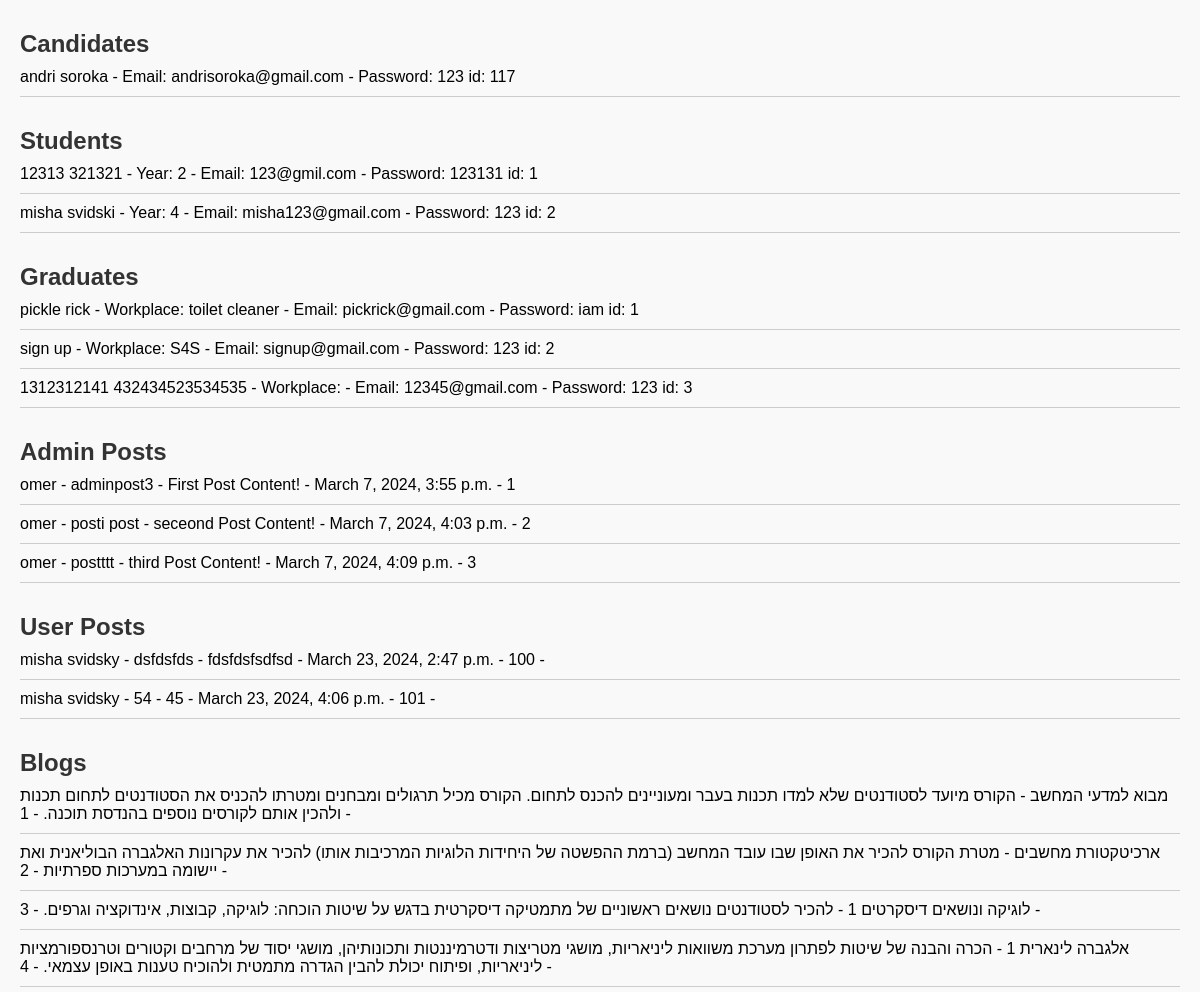
/data/ (upper part), run on an earlier commit of the app's database.
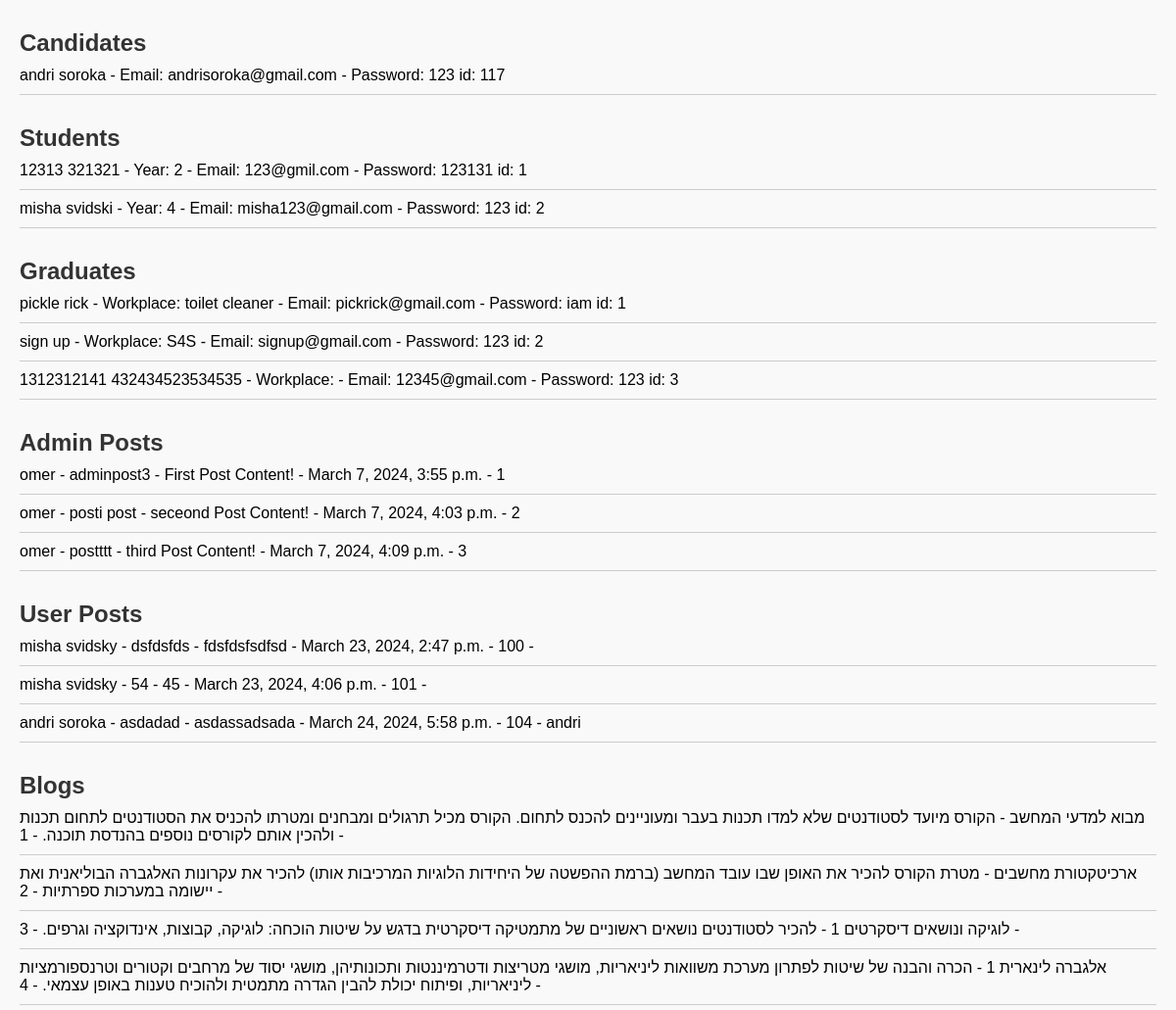
And on a later commit of the database.
### S4S/models.py (models this page shows, shortened)
class Candidate(models.Model):
    first_name = models.CharField(max_length=100)
    last_name = models.CharField(max_length=100)
    email = models.EmailField(max_length=254)
    password = models.CharField(max_length=100)

class Student(models.Model):
    first_name = models.CharField(max_length=100)
    last_name = models.CharField(max_length=100)
    select_year = models.IntegerField()
    email = models.EmailField(max_length=254)
    password = models.CharField(max_length=100)

class Graduate(models.Model):
    first_name = models.CharField(max_length=100)
    last_name = models.CharField(max_length=100)
    work_place = models.CharField(max_length=20)
    email = models.EmailField(max_length=254)
    password = models.CharField(max_length=100)

class Post(models.Model):
    title = models.CharField(max_length=100)
    content = models.TextField()
    date_posted = models.DateTimeField(default=timezone.now)
    author = models.ForeignKey(User, on_delete=models.CASCADE)
    blog = models.ForeignKey('Blog', on_delete=models.CASCADE, null=True)

class Post2(models.Model):
    title = models.CharField(max_length=100)
    user_name = models.CharField(default="none", max_length=100)
    content = models.TextField()
    date_posted = models.DateTimeField(default=timezone.now)
    blog = models.ForeignKey('Blog', on_delete=models.CASCADE, null=True)
    candidate = models.ForeignKey('Candidate', on_delete=models.CASCADE, null=True, blank=True)
    student = models.ForeignKey('Student', on_delete=models.CASCADE, null=True, blank=True)
    graduate = models.ForeignKey('Graduate', on_delete=models.CASCADE, null=True, blank=True)
    comment_count = models.IntegerField(default=0)
    likes_count = models.IntegerField(default=0)

class Blog(models.Model):
    title = models.CharField(max_length=100)
    description = models.TextField(default='No description')

### S4S/DataVisuals.py (the view)
# urls.py: path('data/', DataVisuals.display_data, name='data'),
def display_data(request):
    candidates = Candidate.objects.all()
    students = Student.objects.all()
    graduates = Graduate.objects.all()
    posts = Post.objects.all()
    posts2 = Post2.objects.all()
    blogs = Blog.objects.all()
    return render(request, 'display_data.html', {'candidates': candidates, 'students': students,
                                                 'graduates': graduates, 'posts': posts, 'posts2': posts2 , 'blogs': blogs } )

### templates/display_data.html (shortened to what this page needs)
<!DOCTYPE html>
<html lang="en">
<head>
</head>
<body>
    <h1>Candidates</h1>
    <ul>
        {% for candidate in candidates %}
        <li>{{ candidate.first_name }} {{ candidate.last_name }} - Email: {{ candidate.email }}
            - Password: {{ candidate.password }} id: {{ candidate.id }}</li>
        {% endfor %}
    </ul>
    <h1>Students</h1>
    <ul>
        {% for student in students %}
        <li>{{ student.first_name }} {{ student.last_name }} - Year: {{ student.select_year }} - Email: {{ student.email }}
            - Password: {{ student.password }} id: {{ student.id }}</li>
        {% endfor %}
    </ul>
    <h1>Graduates</h1>
    <ul>
        {% for graduate in graduates %}
        <li>{{ graduate.first_name }} {{ graduate.last_name }} - Workplace: {{ graduate.work_place }}
            - Email: {{ graduate.email }} - Password: {{ graduate.password }} id: {{ graduate.id }}</li>
        {% endfor %}
    </ul>
    <h1>Admin Posts</h1>
    <ul>
        {% for post in posts %}
        <li>{{ post.author }} - {{ post.title }} - {{ post.content }} - {{ post.date_posted }} - {{ post.id }}</li>
        {% endfor %}
    </ul>
    <h1>User Posts</h1>
    <ul>
        {% for post2 in posts2 %}
        <li>{{ post2.user_name }} - {{ post2.title }} - {{ post2.content }}
            - {{ post2.date_posted }} - {{ post2.id }} - {{ post2.candidate.first_name }}</li>
        {% endfor %}
    </ul>
 <h1>Blogs</h1>
    <ul>
        {% for blog in blogs %}
        <li>{{ blog.title }} - {{ blog.description }} - {{ blog.id }} - </li>
        {% endfor %}
    </ul>
</body>
</html>

What changed in the data, as far as the page shows it:
added Post2: user_name "andri soroka", title "asdadad", content "asdassadsada", date_posted "March 24, 2024, 5:58 p.m.", id "104", candidate.first_name "andri"
